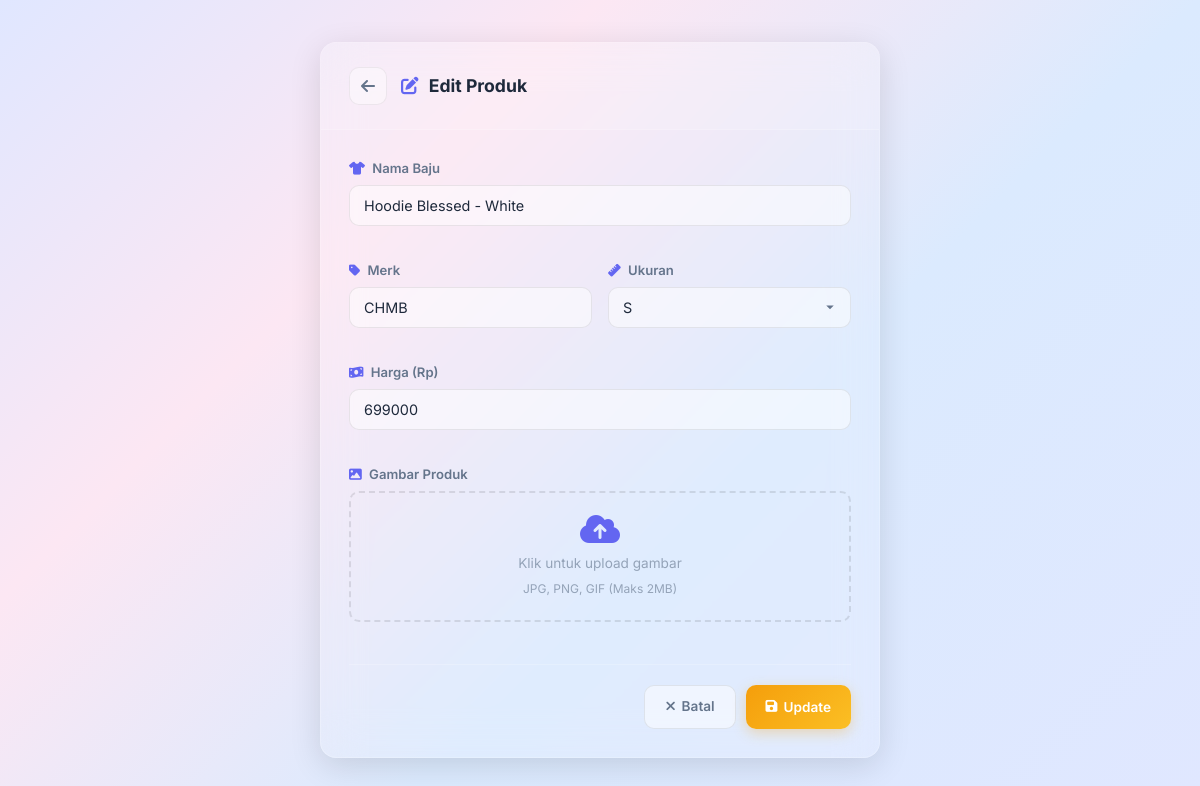
Page /produk/edit.php?id=9 (signed in) on the committed database.
### tables this page shows
CREATE TABLE `produk` (
  `id` int NOT NULL,
  `nama_baju` varchar(200) NOT NULL,
  `merk` varchar(100) NOT NULL,
  `ukuran` varchar(100) NOT NULL,
  `harga` int NOT NULL,
  `gambar` varchar(255) DEFAULT NULL
);

### models/produk.php (called while the page is built, shortened)
<?php
class Produk {
    private $conn;
    public function __construct($db) {
        $this->conn = $db;
    }
    public function getById($id) {
        $stmt = $this->conn->prepare("SELECT * FROM produk WHERE id = ?");
        $stmt->bind_param("i", $id);
        $stmt->execute();
        $result = $stmt->get_result();
        return $result;
    }
}

### produk/edit.php (the view, shortened to what this page needs)
<?php
include '../models/produk.php';
$db = new Database();
$conn = $db->getConnection();
$produk = new Produk($conn);
$data = $produk->getById((int)$_GET['id']);
$row = $data->fetch_assoc();
?>
<!DOCTYPE html>
<html lang="id">
<head>
    <link rel="stylesheet" href="https://cdnjs.cloudflare.com/ajax/libs/font-awesome/6.5.1/css/all.min.css">
    <link rel="stylesheet" href="../assets/style.css">
</head>
<body class="form-page">
    <div class="form-container">
        <div class="glass-card form-card">
            <div class="form-header">
                <a href="index.php" class="back-link"><i class="fas fa-arrow-left"></i></a>
                <div>
                    <h1><i class="fas fa-edit"></i> Edit Produk</h1>
                </div>
            </div>
            <form action="update.php" method="POST" enctype="multipart/form-data" class="product-form">
                <div class="form-grid">
                    <div class="form-group full-width">
                        <label for="nama_baju"><i class="fas fa-tshirt"></i> Nama Baju</label>
                        <input type="text" id="nama_baju" name="nama_baju" value="<?php echo htmlspecialchars($row['nama_baju']); ?>" required>
                    </div>
                    <div class="form-group">
                        <label for="merk"><i class="fas fa-tag"></i> Merk</label>
                        <input type="text" id="merk" name="merk" value="<?php echo htmlspecialchars($row['merk']); ?>" required>
                    </div>
                    <div class="form-group">
                        <label for="ukuran"><i class="fas fa-ruler"></i> Ukuran</label>
                        <select id="ukuran" name="ukuran" required>
                            <?php foreach (['XS','S','M','L','XL','XXL','All Size'] as $s): ?>
                            <option value="<?php echo $s; ?>" <?php echo $row['ukuran']===$s?'selected':''; ?>><?php echo $s; ?></option>
                            <?php endforeach; ?>
                        </select>
                    </div>
                    <div class="form-group full-width">
                        <label for="harga"><i class="fas fa-money-bill-wave"></i> Harga (Rp)</label>
                        <input type="number" id="harga" name="harga" value="<?php echo $row['harga']; ?>" min="0" required>
                    </div>
                    <div class="form-group full-width">
                        <label for="gambar"><i class="fas fa-image"></i> Gambar Produk</label>
                        <div class="file-upload" id="dropZone">
                            <?php if ($row['gambar'] && file_exists("../uploads/".$row['gambar'])): ?>
                                <img id="preview" class="img-preview" src="../uploads/<?php echo htmlspecialchars($row['gambar']); ?>" alt="current">
                                <div class="file-upload-label" id="uploadLabel" style="display:none">
                                    <i class="fas fa-cloud-upload-alt"></i>
                                    <span>Klik untuk ganti gambar</span>
                                </div>
                            <?php else: ?>
                                <div class="file-upload-label" id="uploadLabel">
                                    <i class="fas fa-cloud-upload-alt"></i>
                                    <span>Klik untuk upload gambar</span>
                                    <small>JPG, PNG, GIF (Maks 2MB)</small>
                                </div>
                            <?php endif; ?>
                        </div>
                    </div>
                </div>
                <div class="form-actions">
                    <a href="index.php" class="btn btn-secondary"><i class="fas fa-times"></i> Batal</a>
                    <button type="submit" class="btn btn-warning"><i class="fas fa-save"></i> Update</button>
                </div>
            </form>
        </div>
    </div>
</body>
</html>

### assets/style.css (style rules this page uses)
:root { --glass-bg: rgba(255, 255, 255, 0.12); --glass-border: rgba(255, 255, 255, 0.2); --glass-blur: 20px; --glass-shadow: 0 8px 32px rgba(0, 0, 0, 0.12); --primary: #6366f1; --primary-soft: rgba(99, 102, 241, 0.15); --success: #10b981; --success-soft: rgba(16, 185, 129, 0.12); --warning: #f59e0b; --warning-soft: rgba(245, 158, 11, 0.12); --danger: #ef4444; --danger-soft: rgba(239, 68, 68, 0.12); --text: #1e293b; --text-secondary: #64748b; --text-muted: #94a3b8; --bg-gradient: linear-gradient(135deg, #e0e7ff 0%, #fce7f3 30%, #dbeafe 60%, #e0e7ff 100%); --radius: 16px; --radius-sm: 10px; --transition: all 0.3s ease; --sidebar-w: 240px; }
*, *::before, *::after { box-sizing: border-box; margin: 0; padding: 0; }
body { font-family: 'Inter', -apple-system, BlinkMacSystemFont, sans-serif; background: var(--bg-gradient); background-attachment: fixed; color: var(--text); line-height: 1.6; min-height: 100vh; -webkit-font-smoothing: antialiased; }
a { text-decoration: none; color: inherit; }
.glass-card, .glass-panel { background: var(--glass-bg); backdrop-filter: blur(var(--glass-blur)); -webkit-backdrop-filter: blur(var(--glass-blur)); border: 1px solid var(--glass-border); border-radius: var(--radius); box-shadow: var(--glass-shadow); }
.form-group { margin-bottom: 18px; }
.form-group label { display: block; font-size: 0.82rem; font-weight: 600; color: var(--text-secondary); margin-bottom: 6px; }
.form-group label i { margin-right: 4px; color: var(--primary); font-size: 0.8rem; }
.form-group input, .form-group select { width: 100%; padding: 11px 14px; background: rgba(255,255,255,0.5); border: 1px solid rgba(0,0,0,0.08); border-radius: var(--radius-sm); color: var(--text); font-size: 0.9rem; font-family: inherit; transition: var(--transition); outline: none; }
.form-group input::placeholder { color: var(--text-muted); }
.form-group select { appearance: none; background-repeat: no-repeat; background-position: right 14px center; padding-right: 36px; }
.file-upload { position: relative; border: 2px dashed rgba(0,0,0,0.1); border-radius: var(--radius-sm); overflow: hidden; cursor: pointer; transition: var(--transition); min-height: 120px; display: flex; align-items: center; justify-content: center; }
.file-upload-label { text-align: center; padding: 20px; color: var(--text-muted); }
.file-upload-label i { font-size: 2rem; display: block; margin-bottom: 8px; color: var(--primary); }
.file-upload-label span { display: block; font-size: 0.85rem; }
.file-upload-label small { font-size: 0.75rem; }
.btn { display: inline-flex; align-items: center; justify-content: center; gap: 6px; padding: 10px 20px; border: none; border-radius: var(--radius-sm); font-size: 0.85rem; font-weight: 600; font-family: inherit; cursor: pointer; transition: var(--transition); white-space: nowrap; }
.btn-secondary { background: rgba(255,255,255,0.5); color: var(--text-secondary); border: 1px solid rgba(0,0,0,0.08); }
.btn-warning { background: linear-gradient(135deg, var(--warning), #fbbf24); color: #fff; box-shadow: 0 4px 14px rgba(245,158,11,0.3); }
.form-page { display: flex; align-items: center; justify-content: center; min-height: 100vh; padding: 30px 20px; }
.form-container { width: 100%; max-width: 560px; }
.form-card { overflow: hidden; animation: fadeUp 0.4s ease; }
.form-header { display: flex; align-items: center; gap: 14px; padding: 24px 28px; background: rgba(255,255,255,0.1); border-bottom: 1px solid var(--glass-border); }
.back-link { width: 38px; height: 38px; display: flex; align-items: center; justify-content: center; background: rgba(255,255,255,0.4); border: 1px solid rgba(0,0,0,0.06); border-radius: var(--radius-sm); color: var(--text-secondary); transition: var(--transition); flex-shrink: 0; }
.form-header h1 { font-size: 1.1rem; font-weight: 700; }
.form-header h1 i { margin-right: 6px; color: var(--primary); }
.product-form { padding: 28px; }
.form-grid { display: grid; grid-template-columns: 1fr 1fr; gap: 16px; }
.form-grid .full-width { grid-column: 1 / -1; }
.form-actions { display: flex; justify-content: flex-end; gap: 10px; margin-top: 24px; padding-top: 20px; border-top: 1px solid var(--glass-border); }

### rows in the picture
produk: nama_baju "Hoodie Blessed - White", merk "CHMB", ukuran "S", harga "699000"
